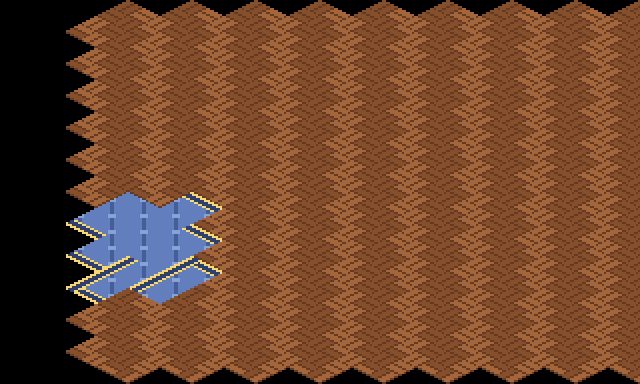

This game map was drawn from its Tiled (.tmx) file and the tilesets committed beside it. A one-line description and the full map source follow:
An orthogonal 10x12 tile map with 64x32 px tiles, 1 tile layer (suelo).

<map version="1.10" orientation="orthogonal" renderorder="right-down" width="10" height="12" tilewidth="64" tileheight="32" infinite="0" nextlayerid="2" nextobjectid="1">
 <tileset firstgid="1" name="terreno_mundo" tilewidth="128" tileheight="64" tilecount="203" columns="8">
  <image source="../textures/../textures/terreno_mundo.png" width="1024" height="1664" />
 </tileset>
 <layer id="1" name="suelo" width="10" height="12">
  <data encoding="csv">
0,0,0,0,0,0,0,0,0,0,
0,159,159,159,159,159,159,159,159,159,
0,159,159,159,159,159,159,159,159,159,
0,159,159,159,159,159,159,159,159,159,
0,159,159,159,159,159,159,159,159,159,
0,159,159,159,159,159,159,159,159,159,
0,159,159,159,159,159,159,159,159,159,
0,184,186,159,159,159,159,159,159,159,
0,180,181,159,159,159,159,159,159,159,
0,185,187,159,159,159,159,159,159,159,
0,159,159,159,159,159,159,159,159,159,
0,159,159,159,159,159,159,159,159,159
</data>
 </layer>
</map>
